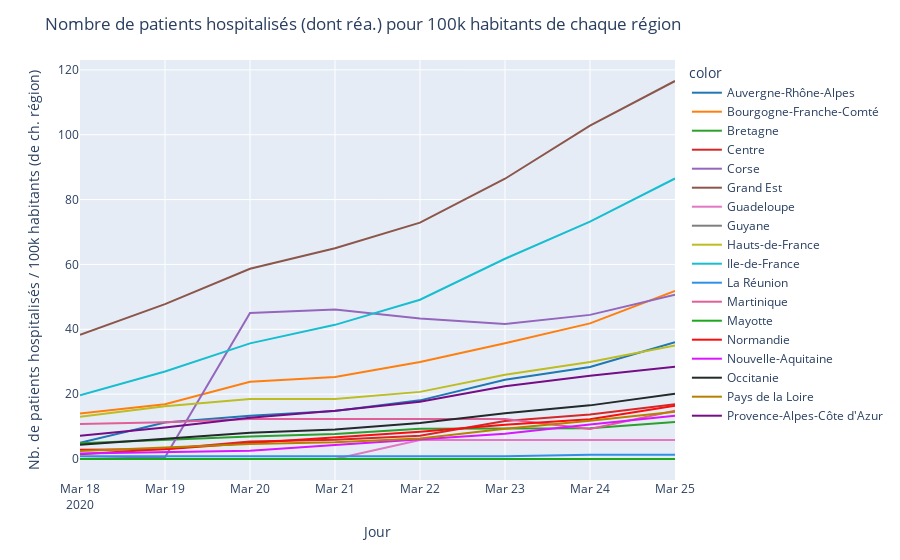

The notebook cell this image was saved under:
### Code cell
fig = px.line(x=df_region['jour'], y=df_region['rea_pop']+df_region['hosp_pop'], color=df_region["regionName"], color_discrete_sequence=colors)
fig.update_layout(
    title_text='Nombre de patients hospitalisés (dont réa.) pour 100k habitants de chaque région'
)
fig.update_xaxes(title="Jour")
fig.update_yaxes(title="Nb. de patients hospitalisés / 100k habitants (de ch. région)")
fig.show()

### Figure 1 — Plotly figure (JSON) as saved in the notebook; plotly's stock layout.template omitted (floating-point values rounded to 4 significant figures)
{"data": [{"hoverlabel": {"namelength": 0}, "hovertemplate": "color=Auvergne-Rhône-Alpes<br>x=%{x}<br>y=%{y}", "legendgroup": "Auvergne-Rhône-Alpes", "line": {"color": "#1F77B4", "dash": "solid"}, "mode": "lines", "name": "Auvergne-Rhône-Alpes", "showlegend": true, "type": "scatter", "x": ["2020-03-18", "2020-03-19", "2020-03-20", "2020-03-21", "2020-03-22", "2020-03-23", "2020-03-24", "2020-03-25"], "xaxis": "x", "y": [5.011, 11.23, 13.31, 14.84, 18.08, 24.45, 28.35, 36.02], "yaxis": "y"}, {"hoverlabel": {"namelength": 0}, "hovertemplate": "color=Bourgogne-Franche-Comté<br>x=%{x}<br>y=%{y}", "legendgroup": "Bourgogne-Franche-Comté", "line": {"color": "#FF7F0E", "dash": "solid"}, "mode": "lines", "name": "Bourgogne-Franche-Comté", "showlegend": true, "type": "scatter", "x": ["2020-03-18", "2020-03-19", "2020-03-20", "2020-03-21", "2020-03-22", "2020-03-23", "2020-03-24", "2020-03-25"], "xaxis": "x", "y": [14.06, 16.85, 23.85, 25.32, 29.93, 35.67, 41.82, 51.82], "yaxis": "y"}, {"hoverlabel": {"namelength": 0}, "hovertemplate": "color=Bretagne<br>x=%{x}<br>y=%{y}", "legendgroup": "Bretagne", "line": {"color": "#2CA02C", "dash": "solid"}, "mode": "lines", "name": "Bretagne", "showlegend": true, "type": "scatter", "x": ["2020-03-18", "2020-03-19", "2020-03-20", "2020-03-21", "2020-03-22", "2020-03-23", "2020-03-24", "2020-03-25"], "xaxis": "x", "y": [4.829, 5.992, 6.923, 7.738, 9.367, 9.425, 9.483, 11.4], "yaxis": "y"}, {"hoverlabel": {"namelength": 0}, "hovertemplate": "color=Centre<br>x=%{x}<br>y=%{y}", "legendgroup": "Centre", "line": {"color": "#D62728", "dash": "solid"}, "mode": "lines", "name": "Centre", "showlegend": true, "type": "scatter", "x": ["2020-03-18", "2020-03-19", "2020-03-20", "2020-03-21", "2020-03-22", "2020-03-23", "2020-03-24", "2020-03-25"], "xaxis": "x", "y": [1.439, 3.106, 5.378, 5.908, 7.196, 11.74, 13.71, 16.89], "yaxis": "y"}, {"hoverlabel": {"namelength": 0}, "hovertemplate": "color=Corse<br>x=%{x}<br>y=%{y}", "legendgroup": "Corse", "line": {"color": "#9467BD", "dash": "solid"}, "mode": "lines", "name": "Corse", "showlegend": true, "type": "scatter", "x": ["2020-03-18", "2020-03-19", "2020-03-20", "2020-03-21", "2020-03-22", "2020-03-23", "2020-03-24", "2020-03-25"], "xaxis": "x", "y": [0, 0.5626, 45.01, 46.13, 43.32, 41.63, 44.45, 50.63], "yaxis": "y"}, {"hoverlabel": {"namelength": 0}, "hovertemplate": "color=Grand Est<br>x=%{x}<br>y=%{y}", "legendgroup": "Grand Est", "line": {"color": "#8C564B", "dash": "solid"}, "mode": "lines", "name": "Grand Est", "showlegend": true, "type": "scatter", "x": ["2020-03-18", "2020-03-19", "2020-03-20", "2020-03-21", "2020-03-22", "2020-03-23", "2020-03-24", "2020-03-25"], "xaxis": "x", "y": [38.31, 47.76, 58.65, 64.99, 72.88, 86.42, 102.8, 116.6], "yaxis": "y"}, {"hoverlabel": {"namelength": 0}, "hovertemplate": "color=Guadeloupe<br>x=%{x}<br>y=%{y}", "legendgroup": "Guadeloupe", "line": {"color": "#E377C2", "dash": "solid"}, "mode": "lines", "name": "Guadeloupe", "showlegend": true, "type": "scatter", "x": ["2020-03-18", "2020-03-19", "2020-03-20", "2020-03-21", "2020-03-22", "2020-03-23", "2020-03-24", "2020-03-25"], "xaxis": "x", "y": [0, 0, 0, 0, 5.835, 5.835, 5.835, 5.835], "yaxis": "y"}, {"hoverlabel": {"namelength": 0}, "hovertemplate": "color=Guyane<br>x=%{x}<br>y=%{y}", "legendgroup": "Guyane", "line": {"color": "#7F7F7F", "dash": "solid"}, "mode": "lines", "name": "Guyane", "showlegend": true, "type": "scatter", "x": ["2020-03-18", "2020-03-19", "2020-03-20", "2020-03-21", "2020-03-22", "2020-03-23", "2020-03-24", "2020-03-25"], "xaxis": "x", "y": [0, 0, 0, 0, 0, 0, 0, 0], "yaxis": "y"}, {"hoverlabel": {"namelength": 0}, "hovertemplate": "color=Hauts-de-France<br>x=%{x}<br>y=%{y}", "legendgroup": "Hauts-de-France", "line": {"color": "#BCBD22", "dash": "solid"}, "mode": "lines", "name": "Hauts-de-France", "showlegend": true, "type": "scatter", "x": ["2020-03-18", "2020-03-19", "2020-03-20", "2020-03-21", "2020-03-22", "2020-03-23", "2020-03-24", "2020-03-25"], "xaxis": "x", "y": [13.02, 16.24, 18.48, 18.48, 20.7, 26.0, 29.91, 35.02], "yaxis": "y"}, {"hoverlabel": {"namelength": 0}, "hovertemplate": "color=Ile-de-France<br>x=%{x}<br>y=%{y}", "legendgroup": "Ile-de-France", "line": {"color": "#17BECF", "dash": "solid"}, "mode": "lines", "name": "Ile-de-France", "showlegend": true, "type": "scatter", "x": ["2020-03-18", "2020-03-19", "2020-03-20", "2020-03-21", "2020-03-22", "2020-03-23", "2020-03-24", "2020-03-25"], "xaxis": "x", "y": [19.66, 26.97, 35.66, 41.37, 49.12, 61.76, 73.18, 86.5], "yaxis": "y"}, {"hoverlabel": {"namelength": 0}, "hovertemplate": "color=La Réunion<br>x=%{x}<br>y=%{y}", "legendgroup": "La Réunion", "line": {"color": "#2E91E5", "dash": "solid"}, "mode": "lines", "name": "La Réunion", "showlegend": true, "type": "scatter", "x": ["2020-03-18", "2020-03-19", "2020-03-20", "2020-03-21", "2020-03-22", "2020-03-23", "2020-03-24", "2020-03-25"], "xaxis": "x", "y": [0.8862, 0.8862, 0.8862, 0.8862, 0.8862, 0.8862, 1.329, 1.329], "yaxis": "y"}, {"hoverlabel": {"namelength": 0}, "hovertemplate": "color=Martinique<br>x=%{x}<br>y=%{y}", "legendgroup": "Martinique", "line": {"color": "#E15F99", "dash": "solid"}, "mode": "lines", "name": "Martinique", "showlegend": true, "type": "scatter", "x": ["2020-03-18", "2020-03-19", "2020-03-20", "2020-03-21", "2020-03-22", "2020-03-23", "2020-03-24", "2020-03-25"], "xaxis": "x", "y": [10.79, 11.31, 12.33, 12.33, 12.33, 12.33, 9.25, 14.9], "yaxis": "y"}, {"hoverlabel": {"namelength": 0}, "hovertemplate": "color=Mayotte<br>x=%{x}<br>y=%{y}", "legendgroup": "Mayotte", "line": {"color": "#1CA71C", "dash": "solid"}, "mode": "lines", "name": "Mayotte", "showlegend": true, "type": "scatter", "x": ["2020-03-18", "2020-03-19", "2020-03-20", "2020-03-21", "2020-03-22", "2020-03-23", "2020-03-24", "2020-03-25"], "xaxis": "x", "y": [0, 0, 0, 0, 0, 0, 0, 0], "yaxis": "y"}, {"hoverlabel": {"namelength": 0}, "hovertemplate": "color=Normandie<br>x=%{x}<br>y=%{y}", "legendgroup": "Normandie", "line": {"color": "#FB0D0D", "dash": "solid"}, "mode": "lines", "name": "Normandie", "showlegend": true, "type": "scatter", "x": ["2020-03-18", "2020-03-19", "2020-03-20", "2020-03-21", "2020-03-22", "2020-03-23", "2020-03-24", "2020-03-25"], "xaxis": "x", "y": [2.868, 3.043, 4.916, 6.614, 8.369, 10.59, 12.29, 16.45], "yaxis": "y"}, {"hoverlabel": {"namelength": 0}, "hovertemplate": "color=Nouvelle-Aquitaine<br>x=%{x}<br>y=%{y}", "legendgroup": "Nouvelle-Aquitaine", "line": {"color": "#DA16FF", "dash": "solid"}, "mode": "lines", "name": "Nouvelle-Aquitaine", "showlegend": true, "type": "scatter", "x": ["2020-03-18", "2020-03-19", "2020-03-20", "2020-03-21", "2020-03-22", "2020-03-23", "2020-03-24", "2020-03-25"], "xaxis": "x", "y": [1.702, 2.023, 2.569, 4.336, 5.974, 7.805, 10.66, 13.33], "yaxis": "y"}, {"hoverlabel": {"namelength": 0}, "hovertemplate": "color=Occitanie<br>x=%{x}<br>y=%{y}", "legendgroup": "Occitanie", "line": {"color": "#222A2A", "dash": "solid"}, "mode": "lines", "name": "Occitanie", "showlegend": true, "type": "scatter", "x": ["2020-03-18", "2020-03-19", "2020-03-20", "2020-03-21", "2020-03-22", "2020-03-23", "2020-03-24", "2020-03-25"], "xaxis": "x", "y": [4.371, 6.295, 8.122, 9.1, 11.09, 14.09, 16.54, 20.09], "yaxis": "y"}, {"hoverlabel": {"namelength": 0}, "hovertemplate": "color=Pays de la Loire<br>x=%{x}<br>y=%{y}", "legendgroup": "Pays de la Loire", "line": {"color": "#B68100", "dash": "solid"}, "mode": "lines", "name": "Pays de la Loire", "showlegend": true, "type": "scatter", "x": ["2020-03-18", "2020-03-19", "2020-03-20", "2020-03-21", "2020-03-22", "2020-03-23", "2020-03-24", "2020-03-25"], "xaxis": "x", "y": [2.459, 3.534, 4.61, 5.173, 6.351, 9.322, 11.78, 14.6], "yaxis": "y"}, {"hoverlabel": {"namelength": 0}, "hovertemplate": "color=Provence-Alpes-Côte d'Azur<br>x=%{x}<br>y=%{y}", "legendgroup": "Provence-Alpes-Côte d'Azur", "line": {"color": "#750D86", "dash": "solid"}, "mode": "lines", "name": "Provence-Alpes-Côte d'Azur", "showlegend": true, "type": "scatter", "x": ["2020-03-18", "2020-03-19", "2020-03-20", "2020-03-21", "2020-03-22", "2020-03-23", "2020-03-24", "2020-03-25"], "xaxis": "x", "y": [7.198, 9.736, 12.73, 14.85, 17.65, 22.46, 25.68, 28.45], "yaxis": "y"}], "layout": {"legend": {"title": {"text": "color"}, "tracegroupgap": 0}, "margin": {"t": 60}, "title": {"text": "Nombre de patients hospitalisés (dont réa.) pour 100k habitants de chaque région"}, "xaxis": {"anchor": "y", "domain": [0, 1], "title": {"text": "Jour"}}, "yaxis": {"anchor": "x", "domain": [0, 1], "title": {"text": "Nb. de patients hospitalisés / 100k habitants (de ch. région)"}}}}
